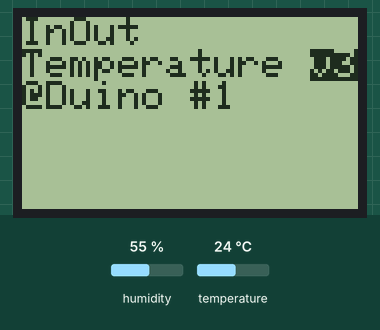
Bench run of a sketch on a simulated Arduino Uno, built with avr-gcc and run on an emulated ATmega328P. On the bench: 84×48 one-colour display. Inputs (shaded band) come from the test bench; at power-on: humidity 55 %, temperature 24 °C. WiFi joins after 1.5 s; servers stay silent unless stated; uploads are accepted with an empty reply.

Above: at 0.1 s.

The sketch:

InOutTemperatureV3.ino
```cpp
// (licence header left out)
/*
* InOut Temperature V3
*
*
* This sketch reads the temperature and humidity from DHT11`s sensor,
* connects to a website using an Arduino Wiznet Ethernet shield,
* and display content in a Nokia 5110 LCD display.
*
* Circuit:
*  Ethernet shield attached to pins 10, 11, 12, 13
*  Nokia 5110 LCD 86x86 attachedto pins 2, 3, 4, 5, 6, 7
*  Sensor DHT11 attached to pin 9
*/
#include <Adafruit_GFX.h>
#include <Adafruit_PCD8544.h>
#include <dht11.h>
#include <SPI.h>
#include <Ethernet.h>

char InPlacename[] = "@Duino #1";

// pin 7 - Serial clock out (SCLK)
// pin 6 - Serial data out (DIN)
// pin 5 - Data/Command select (D/C)
// pin 4 - LCD chip select (CS)
// pin 3 - LCD reset (RST)
Adafruit_PCD8544 lcd = Adafruit_PCD8544(7, 6, 5, 4, 3);

// sensor data
int InTemperature  = 0;
int InHumidity     = 0;

dht11 DHT11;
#define DHT11PIN 9

long updateFrequency = 5 * 60000; // 5 minutes

EthernetClient client;
byte mac[]    = { 0xDE, 0xAD, 0xBA, 0xEF, 0xFE, 0xBA };
IPAddress ip(10, 1, 1, 10);
IPAddress server(10, 1, 1, 6);
//char server[] = "hewertho.mn";

// variables for content
char Date[]           = "Jan,01";
char Time[]           = "00:00";
char OutPlacename[16];
char OutTemperature[] = "00";
char OutHumidity[]    = "00%";
char OutDewPoint[]    = "00.00";

boolean hasStats = false; // until this is true default text will be displayed

void setup()
{
  lcd.begin();
  lcd.setContrast(60);
  lcd.clearDisplay();

  printDefaultText();

  Ethernet.begin(mac, ip);
  delay(1000);
}

void loop()
{
  getOutTemperature();
  showTemperatures();

  delay(updateFrequency);
}

void printDefaultText()
{
  lcd.clearDisplay();
  lcd.setTextSize(1);
  lcd.println("InOut");
  lcd.print("Temperature ");
  lcd.setTextColor(WHITE, BLACK);
  lcd.print("v3");
  lcd.setTextColor(BLACK);
  lcd.println("");
  lcd.println(InPlacename);
  lcd.println("");
  lcd.println(OutPlacename);
  lcd.display();

  delay(3000);
  lcd.clearDisplay();
}

void showTemperatures()
{
  int chk = DHT11.read(DHT11PIN);

  printHeader();

  switch(chk)
  {
    case DHTLIB_OK:
      printTemperature();
      printHumidity();
      printDewPoint();
      break;

    case DHTLIB_ERROR_CHECKSUM:
      lcd.println("# Checksum Error");
      break;

    case DHTLIB_ERROR_TIMEOUT:
      lcd.println("# Timeout Error");
      break;

    default:
      lcd.println("# Unknown Error");
      break;
  }

  lcd.display();
}

void printHeader()
{
  lcd.clearDisplay();

  lcd.print(Date);
  lcd.print("   ");
  lcd.print(Time);
  lcd.println("");
  lcd.print("      ");
  lcd.setTextColor(WHITE, BLACK);
  lcd.print("In   Out");
  lcd.setTextColor(BLACK);
}

void printTemperature()
{
  InTemperature = DHT11.temperature;

  lcd.print("Temp: ");
  lcd.print(InTemperature);
  lcd.print("C  ");
  lcd.print(OutTemperature);
  lcd.print("C");
}

void printHumidity()
{
  InHumidity = DHT11.humidity;
  lcd.print("Humi: ");
  lcd.print(InHumidity);
  lcd.print("%  ");
  lcd.print(OutHumidity);
}

void printDewPoint()
{
  double inDewPoint  = dewPoint(DHT11.temperature, DHT11.humidity);

  lcd.print("PO ");
  if(inDewPoint < 10)
  {
    lcd.setTextColor(WHITE, BLACK);
  }
  lcd.print(inDewPoint);

  lcd.setTextColor(BLACK);
  lcd.print(" ");

  lcd.println(OutDewPoint);
  lcd.setTextColor(BLACK);

  lcd.display();
}

void getOutTemperature()
{
  lcd.clearDisplay();
  lcd.println("Conectando...");
  lcd.display();

  delay(1000);

  if(client.connect(server, 80))
  {
    lcd.println("Conectado!");
    lcd.display();
    delay(500);

    sendRequest(client);
  }
  else
  {
    lcd.println("Falhou.");
    lcd.display();
    delay(1000);
    return;
  }

  extractData(client);
  client.stop();
}

/**
* Send the request to server
*/
void sendRequest(EthernetClient client)
{
  client.print("GET /duino/inout/v3/inout.php?T=");
  client.print(InTemperature);
  client.print("&H=");
  client.print(InHumidity);
  client.print("&P=");
  client.print(InPlacename);
  client.println(" HTTP/1.1");
  client.println("Host: ubuntudev");
  client.println("User-Agent: Arduino");
  client.println("Connection: close");
  client.println("");
}

void extractData(EthernetClient client)
{
  char currentValue[16];
  boolean dataFlag = false; // True if data has started
  boolean endFlag  = false; // True if data is reached
  int j = 0;
  int i = 0;

  while(client.connected() && !endFlag)
  {
    char c = client.read();

    Serial.print(c);

    if(c == '<')
    {
      dataFlag = true;
      hasStats = true;
      lcd.clearDisplay();
      lcd.println("Extraindo");
      lcd.display();
    }
    else if(dataFlag && c == '>') // end of data
    {
      setStatValue(j, currentValue);
      endFlag = true;
      lcd.println("Pronto!");
      lcd.display();
      delay(1000);
      lcd.clearDisplay();
    }
    else if(dataFlag && c == '|') // next dataset
    {
      setStatValue(j++, currentValue);
      char currentValue[16];
      i = 0;
      lcd.print(".");
      lcd.display();
    }
    else if(dataFlag) // data
    {
      currentValue[i++] = c;
      lcd.print(".");
      lcd.display();
    }
  }
}

/**
* set a simple stat value depending on the position in the string returned
* @param integer position
* @param string value
*/
void setStatValue(int position, char value[])
{
  switch(position)
  {
    case 0:
      for(int i=0 ; i< 6; i++) {
        Date[i] = value[i];
      }
      break;

    case 1:
      for(int i=0; i< 5; i++) {
        Time[i] = value[i];
      }
      break;

    case 2:
      for(int i=0; i< 16; i++) {
        OutPlacename[i] = value[i];
      }
      break;

    case 3:
      for(int i=0; i< 2; i++) {
        OutTemperature[i] = value[i];
      }
      break;

    case 4:
      for(int i=0;i< 3; i++) {
        OutHumidity[i] = value[i];
      }
      break;

    case 5:
      for(int i=0;i< 3; i++) {
        OutDewPoint[i] = value[i];
      }
      break;
  }
}

// dewPoint function NOAA
// reference: http://wahiduddin.net/calc/density_algorithms.htm
double dewPoint(double celsius, double humidity)
{
  double RATIO = 373.15 / (273.15 + celsius);  // RATIO was originally named A0, possibly confusing in Arduino context
  double SUM = -7.90298 * (RATIO - 1);
  SUM += 5.02808 * log10(RATIO);
  SUM += -1.3816e-7 * (pow(10, (11.344 * (1 - 1/RATIO ))) - 1) ;
  SUM += 8.1328e-3 * (pow(10, (-3.49149 * (RATIO - 1))) - 1) ;
  SUM += log10(1013.246);
  double VP = pow(10, SUM - 3) * humidity;
  double T = log(VP/0.61078);   // temp var
  return (241.88 * T) / (17.558 - T);
}
```
